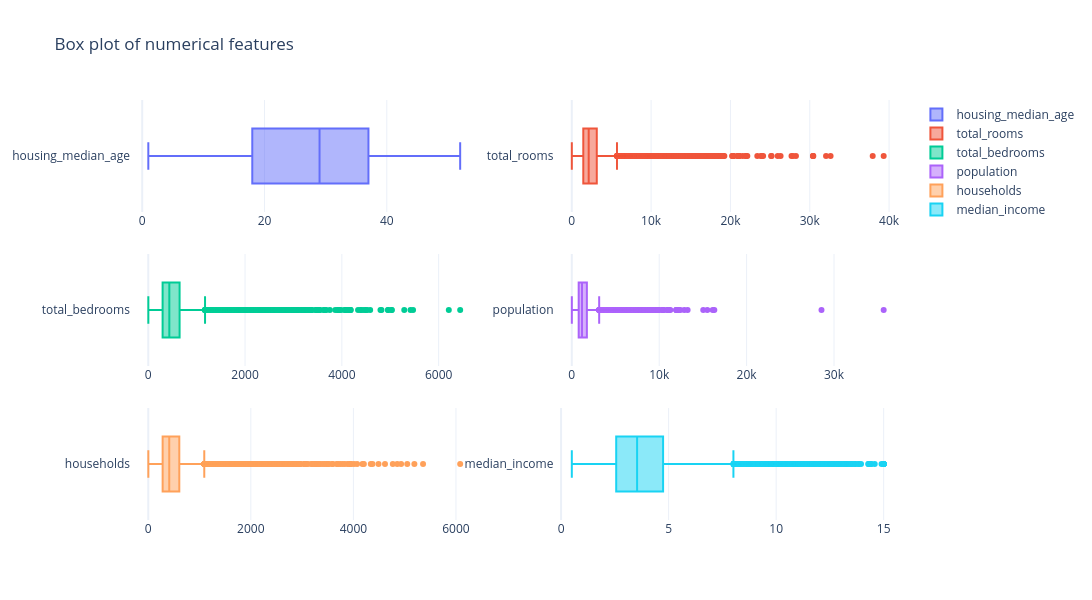

The notebook cell saved with this chart:
### Code cell
fig = make_subplots(rows=3, cols=2)
for i, col in enumerate(plot_cols):
    fig.add_trace(go.Box(x=df[col], name=col), row=i // 2 + 1, col=i % 2 + 1)
fig.update_layout(height=600, width=1200, title_text="Box plot of numerical features")
fig.show()

### Figure 1 — Plotly figure (JSON) as saved in the notebook; plotly's stock layout.template omitted (floating-point values rounded to 4 significant figures; data arrays with more than 128 entries replaced by an {"elided": "..."} marker saying what was removed)
{"data": [{"name": "housing_median_age", "x": {"elided": "20640 float values"}, "type": "box", "xaxis": "x", "yaxis": "y"}, {"name": "total_rooms", "x": {"elided": "20640 float values"}, "type": "box", "xaxis": "x2", "yaxis": "y2"}, {"name": "total_bedrooms", "x": {"elided": "20640 float values"}, "type": "box", "xaxis": "x3", "yaxis": "y3"}, {"name": "population", "x": {"elided": "20640 float values"}, "type": "box", "xaxis": "x4", "yaxis": "y4"}, {"name": "households", "x": {"elided": "20640 float values"}, "type": "box", "xaxis": "x5", "yaxis": "y5"}, {"name": "median_income", "x": {"elided": "20640 float values"}, "type": "box", "xaxis": "x6", "yaxis": "y6"}], "layout": {"xaxis": {"anchor": "y", "domain": [0.0, 0.45]}, "yaxis": {"anchor": "x", "domain": [0.7333, 1.0]}, "xaxis2": {"anchor": "y2", "domain": [0.55, 1.0]}, "yaxis2": {"anchor": "x2", "domain": [0.7333, 1.0]}, "xaxis3": {"anchor": "y3", "domain": [0.0, 0.45]}, "yaxis3": {"anchor": "x3", "domain": [0.3667, 0.6333]}, "xaxis4": {"anchor": "y4", "domain": [0.55, 1.0]}, "yaxis4": {"anchor": "x4", "domain": [0.3667, 0.6333]}, "xaxis5": {"anchor": "y5", "domain": [0.0, 0.45]}, "yaxis5": {"anchor": "x5", "domain": [0.0, 0.2667]}, "xaxis6": {"anchor": "y6", "domain": [0.55, 1.0]}, "yaxis6": {"anchor": "x6", "domain": [0.0, 0.2667]}, "title": {"text": "Box plot of numerical features"}, "height": 600, "width": 1200}}
